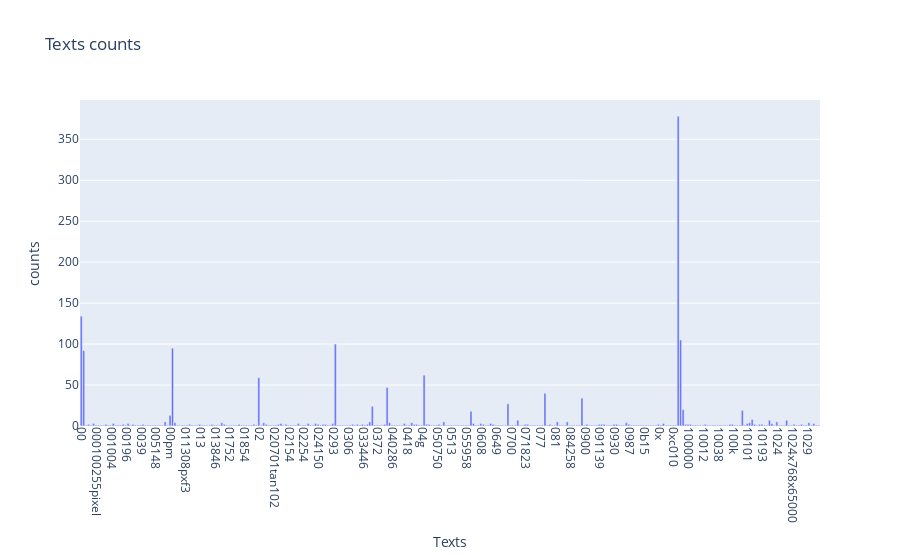

Notebook code for this chart:
### Code cell
#Exercise 13
print("-" * 15, "Exercise 13", "-" * 15)

import plotly.express as px

term_frequencies = []
print(X_counts.shape[1])
for j in range(0,X_counts.shape[1]):
    term_frequencies.append(sum(X_counts[:,j].toarray()))

term_frequencies = np.asarray(X_counts.sum(axis=0))[0]

print("\n這種圖表優點是可以互動，將滑鼠指到你要看的數據，他就會顯示資訊!!\n")
term_frequencies_dict = {'Texts': count_vect.get_feature_names()[:300], 'counts': term_frequencies[:300]} ##用字典的方式記錄xy軸
df = pd.DataFrame(term_frequencies_dict) ##再轉成 dataframe 的形式

fig = px.bar(df, x='Texts', y='counts', title='Texts counts')
fig.update_xaxes(tickangle=90) ##選轉X軸上的標籤90度，以免相撞
fig.show()


print("-" * 42)

### Figure 1 — Plotly figure (JSON) as saved in the notebook; plotly's stock layout.template omitted (floating-point values rounded to 4 significant figures; data arrays with more than 128 entries replaced by an {"elided": "..."} marker saying what was removed)
{"data": [{"alignmentgroup": "True", "hovertemplate": "Texts=%{x}<br>counts=%{y}<extra></extra>", "legendgroup": "", "marker": {"color": "#636efa", "pattern": {"shape": ""}}, "name": "", "offsetgroup": "", "orientation": "v", "showlegend": false, "textposition": "auto", "type": "bar", "x": {"elided": "300 str values"}, "xaxis": "x", "y": {"elided": "300 int values"}, "yaxis": "y"}], "layout": {"barmode": "relative", "legend": {"tracegroupgap": 0}, "title": {"text": "Texts counts"}, "xaxis": {"anchor": "y", "domain": [0, 1], "tickangle": 90, "title": {"text": "Texts"}}, "yaxis": {"anchor": "x", "domain": [0, 1], "title": {"text": "counts"}}}}
